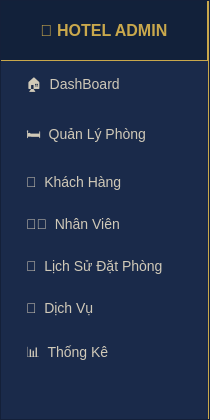
     <widget class="QFrame" name="sidebar">
      <property name="minimumSize"><size><width>210</width><height>0</height></size></property>
      <property name="maximumSize"><size><width>210</width><height>16777215</height></size></property>
      <property name="styleSheet">
       <string notr="true">QFrame {
    background-color: #1A2A4A;
    border-right: 2px solid #C9A84C;
}
QPushButton {
    background-color: transparent;
    color: #D0C9B8;
    font-size: 14px;
    text-align: left;
    padding: 13px 22px;
    border: none;
    border-left: 3px solid transparent;
}
QPushButton:hover {
    background-color: #223259;
    color: #FFFFFF;
    border-left: 3px solid #C9A84C;
}
QPushButton:checked, QPushButton:pressed {
    background-color: #223259;
    color: #FFFFFF;
    border-left: 3px solid #C9A84C;
    font-weight: bold;
}</string>
      </property>
      <property name="frameShape"><enum>QFrame::StyledPanel</enum></property>
      <property name="frameShadow"><enum>QFrame::Raised</enum></property>
      <layout class="QVBoxLayout" name="sidebarLayout">
       <property name="spacing"><number>0</number></property>
       <property name="leftMargin"><number>0</number></property>
       <property name="topMargin"><number>0</number></property>
       <property name="rightMargin"><number>0</number></property>
       <property name="bottomMargin"><number>0</number></property>
       <item>
        <widget class="QLabel" name="lbl_app_title">
         <property name="styleSheet">
          <string notr="true">background-color: #12213A;
color: #C9A84C;
font-size: 16px;
font-weight: bold;
padding: 20px 16px;
border-bottom: 1px solid #C9A84C;</string>
         </property>
         <property name="text"><string>🏨 HOTEL ADMIN</string></property>
         <property name="alignment"><set>Qt::AlignCenter</set></property>
        </widget>
       </item>
       <item>
        <widget class="QPushButton" name="btn_nav_dashboard">
         <property name="text"><string>🏠  DashBoard</string></property>
         <property name="checkable"><bool>true</bool></property>
        </widget>
       </item>
       <item>
        <widget class="QPushButton" name="btn_nav_rooms">
         <property name="text"><string>🛏  Quản Lý Phòng</string></property>
         <property name="checkable"><bool>true</bool></property>
        </widget>
       </item>
       <item>
        <widget class="QPushButton" name="btn_nav_customers">
         <property name="text"><string>👥  Khách Hàng</string></property>
         <property name="checkable"><bool>true</bool></property>
        </widget>
       </item>
       <item>
        <widget class="QPushButton" name="btn_nav_staff">
         <property name="text"><string>👨‍💼  Nhân Viên</string></property>
         <property name="checkable"><bool>true</bool></property>
        </widget>
       </item>
       <item>
        <widget class="QPushButton" name="btn_nav_bookings">
         <property name="text"><string>📅  Lịch Sử Đặt Phòng</string></property>
         <property name="checkable"><bool>true</bool></property>
        </widget>
       </item>
       <item>
        <widget class="QPushButton" name="btn_nav_services">
         <property name="text"><string>🧾  Dịch Vụ</string></property>
         <property name="checkable"><bool>true</bool></property>
        </widget>
       </item>
       <item>
        <widget class="QPushButton" name="btn_nav_report">
         <property name="text"><string>📊  Thống Kê</string></property>
         <property name="checkable"><bool>true</bool></property>
        </widget>
       </item>
       <item>
        <spacer>
         <property name="orientation"><enum>Qt::Vertical</enum></property>
         <property name="sizeHint" stdset="0"><size><width>20</width><height>40</height></size></property>
        </spacer>
       </item>
      </layout>
     </widget>
